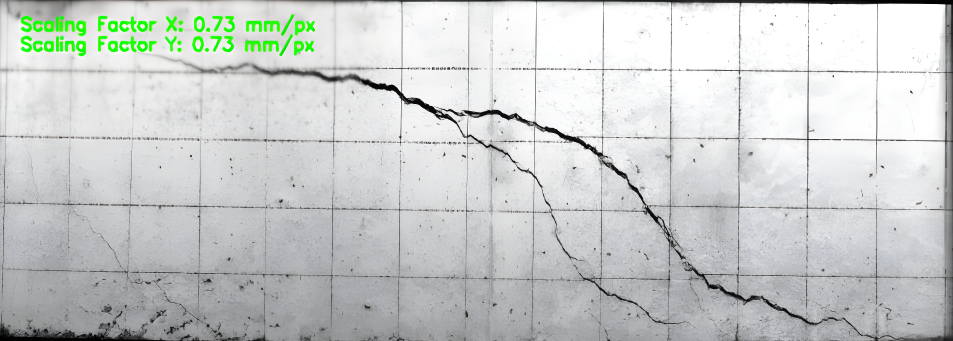
#> input picture testing_blurry.png, 1906 x 682 px (shown at 1/2 size)
$ python -i crack.py   (imports and definitions only)   (older library calls are emulated)
#> lines starting #> are read from the running program, lines starting #| are printed output that depends on the picture; after the words box and inside, x2 and y2 are one past the last pixel; in counts of white or black regions, pixels touching at a corner belong together
#> the answer given: .
#> further down, picture is the input picture: shape (682, 1906, 3); mean B, G, R 203.9, 205.3, 201.8
### scale_image.py


import base64
import requests
import cv2
import numpy as np
url = 'http://127.0.0.1:8000/api/v1/run_plugin_gen_image'
# [22 lines left out: function img_to_b64, not called in this run]

import base64


# [23 lines left out: function realesrgan_to_np, not called in this run]

def scale_image(img, scale):
    if (scale == 2 and img.shape[1] > 1800) or (scale == 4 and img.shape[1] > 3000):
        return img

    # Super-resolve
    img_b64 = img_to_b64(img)
    output = realesrgan_to_np(img_b64, scale)

    orig_h, orig_w = img.shape[:2]
    target_h, target_w = orig_h * scale, orig_w * scale

    # Force exact size
    output_h, output_w = output.shape[:2]
    if output_h != target_h or output_w != target_w:
        output = cv2.resize(output, (target_w, target_h), interpolation=cv2.INTER_LINEAR)
    print("TESTING SCALE_IMAGE()")
    return output
# img_b64 = img_to_b64("references/cropped_B.jpg")
# img = realesrgan_to_np(img_b64, 4)
# cv2.imwrite("references/cropped_B_scaled4.jpg", img)

### crack.py
##############################################################################
                        # LIBRARY IMPORTS
##############################################################################
#remove previous overlays
# min /max area
# blurry in dataset c
# cracks going out
import cv2
import numpy as np
import math
import os
import re
import threading
import subprocess
import atexit
import tkinter as tk
from tkinter import messagebox, simpledialog
from tkinter import filedialog
from crack_analysis import CrackAnalyse
from crack_visualization import visualize_crack_overlay
from skeleton_refine import refine_skeleton_preserve_widths

from utils import (getBinaryImage, resize_image, extract_deepcracks,
                   overlay_binary_images, make_tiles_fixed_size,
                   run_inference, join_tiles_after_inference,
                   crack_segmentation_dir_string as _unet_dir_string)
from remove_gridlines import remove_gridlines, intersect_masks
from scale_image import scale_image
from mask_tuning import MaskTuningUI
from reference_image_editor import ReferenceImageEditor
from gen_ref_mask import get_reference_path, create_reference as gen_ref_create_reference
##############################################################################
                        # GLOBAL VARIABLES & CONSTANTS
##############################################################################

user_prefered_window_h = None
user_prefered_window_w = None

_clean_image = None
_clean_crack_image_on_bright = None
_legend_clean_snapshot = None   # snapshot of image just before legend is drawn (for erasure)

make_reference_image = False
NUM_SCALING_IMAGES = 13
image_files = []
current_image_index = 0
original_image = None
reference_image = None
image = None
crack_image_on_bright = None
zoom_factor = 10
is_zoomed = False
mouse_x, mouse_y = 0, 0
distance_mode = False
compute_cell_area_mode = False
polygon_mode = False
clicked_points = []
polygon_points = []
roi_x1, roi_y1 = 0, 0
small_box_size_mm = 100
scaling_factor_width = False
scaling_factor_height = False
distance_text = ""
grid_spacing_mm = 100
drag_start = None
drag_end = None
highlighted_cell = None
disable_cache = False  # Set to True to disable caching
displacement_x = 0.0
binary_mask = None
org_binary_mask = None
unet_binary_mask = None
contrast_value = 0.08
threshold_value = 23
scale_image_factor = 2

grid_mask_thickness = 3
activate_grid_mask_recreation = False

#############################################################################
                        # HELPER FUNCTIONS
##############################################################################

# ✅ NEW: Cache management functions
# [69 lines left out: functions clear_all_caches, print_cache_status, run_parallel_pipeline, draw_transparent_rectangle, not called in this run]

def perspective_correction(img, contour):
    epsilon = 0.05 * cv2.arcLength(contour, True)
    approx = cv2.approxPolyDP(contour, epsilon, True)
    if len(approx) == 4:
        pts = sorted(np.squeeze(approx), key=lambda x: (x[1], x[0]))
        pts1 = np.float32([pts[0], pts[1], pts[3], pts[2]])
        width, height = 100, 100
        pts2 = np.float32([[0, 0], [width, 0], [width, height], [0, height]])
        matrix = cv2.getPerspectiveTransform(pts1, pts2)
        return cv2.warpPerspective(img, matrix, (width, height))
    return None

# [122 lines left out: functions detect_scaling_factors_in_image_for_debug, detect_scaling_factors_in_image, numeric_key, compute_average_scaling_factor_for_folder, set_displacement, not called in this run]
# Function to convert displacement in mm to pixels using scaling factor
def convert_displacement_to_pixels(displacement_mm, scaling_factor):
    return int(displacement_mm / scaling_factor)


##############################################################################
                        # LOAD IMAGE FUNCTIONS
##############################################################################
# [69 lines left out: functions select_reference_image, load_folder, not called in this run]
_image_loading = False
# [22 lines left out: function load_image, not called in this run]

def reset_main_image(new_img):
    global image
    image = new_img
    process_image()

##############################################################a################
                        # IMAGE PROCESSING FUNCTIONS
##############################################################################

# [194 lines left out: functions remove_grid_lines_fallback, apply_lab_brightness, detect_cracks_no_area_good, get_binary_image_of_cracks, draw_contours_on_img, detect_cracks_no_area and 1 more, not called in this run]

##############################################################################
                        # OPTIMIZATION CACHING
##############################################################################
# Cache processed results to avoid recomputation
_grid_removal_cache = {}
_crack_detection_cache = {}

def _get_cache_key(img_path, params):
    """Generate cache key based on image path and parameters."""
    return (img_path, tuple(sorted(params.items())))

# [6 lines left out: function clear_cache, not called in this run]

##############################################################################
                        # OPTIMIZED IMAGE PROCESSING
##############################################################################

def process_image(debug=False):
#> called with debug = False
    global image, crack_image_on_bright, scaling_factor_width, scaling_factor_height
    global _grid_removal_cache, _crack_detection_cache, unet_binary_mask

    # ✅ OPTIMIZATION 1: Skip scaling factor detection after first pass
    if current_image_index < NUM_SCALING_IMAGES and current_image_index == 0:
        gray = cv2.cvtColor(image, cv2.COLOR_BGR2GRAY)
        gray = cv2.equalizeHist(gray)
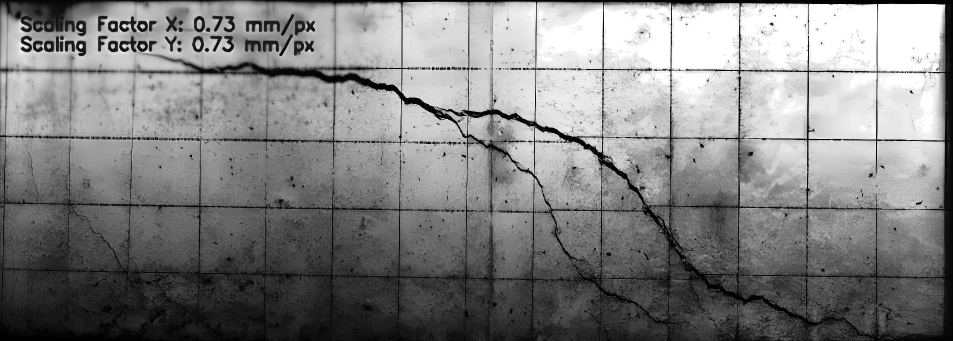
#> gray: shape (682, 1906) (shown at 1/2 size); min 0, max 255, mean 129
        blurred = cv2.GaussianBlur(gray, (5,5), 0)
        adaptive_thresh = cv2.adaptiveThreshold(blurred, 255, cv2.ADAPTIVE_THRESH_GAUSSIAN_C,
                                                  cv2.THRESH_BINARY_INV, 11, 2)
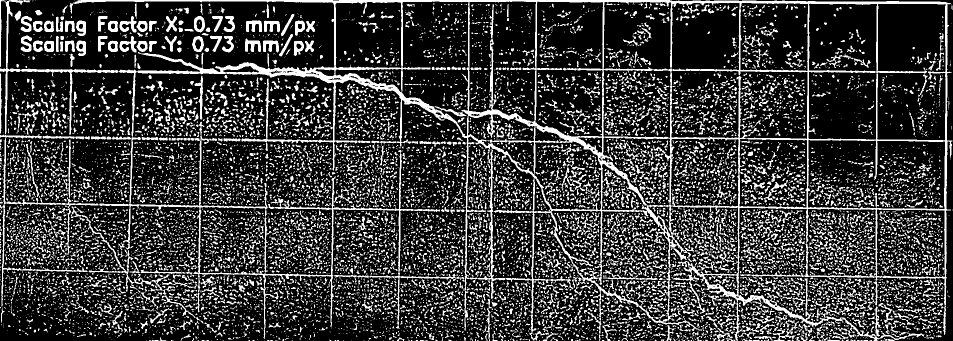
#> adaptive_thresh: shape (682, 1906) (shown at 1/2 size); 22.9% white; 13546 white regions (10674 under 20 px)
        contours, _ = cv2.findContours(adaptive_thresh, cv2.RETR_TREE, cv2.CHAIN_APPROX_SIMPLE)
#> contours = 13787 contours, 12334 with area under 20; largest, box (x1, y1, x2, y2) and area: (146, 0, 1905, 682) 755424, (260, 143, 935, 562) 212308, (1615, 279, 1891, 419) 36668, (1753, 7, 1892, 282) 36630, (1342, 140, 1616, 279) 35762
        for contour in contours:
            x, y, w, h = cv2.boundingRect(contour)
            aspect_ratio = w / float(h)
            area = cv2.contourArea(contour)
            if 0.9 < aspect_ratio < 1.1 and 1000 < area < 20000:
                corrected_box = perspective_correction(gray, contour)
#> this loop made 13787 passes
#> (contour, x, y, w, h, aspect_ratio, area) on passes 1, 2, 6: ([[1765, 681], [1768, 681]], 1765, 681, 4, 1, 4, 0), ([[1386, 681], [1387, 681]], 1386, 681, 2, 1, 2, 0), ([[727, 681], [728, 681]], 727, 681, 2, 1, 2, 0)

    if scale_image_factor > 1:
        image = scale_image(image, 2)
    # ✅ OPTIMIZATION 2: Cache text rendering (only render once per session)
    if scaling_factor_width and scaling_factor_height:
        cv2.putText(image, f'Scaling Factor X: {scaling_factor_width:.2f} mm/px', (20,30),
                    cv2.FONT_HERSHEY_SIMPLEX, 0.6, (0,255,0), 2)
        cv2.putText(image, f'Scaling Factor Y: {scaling_factor_height:.2f} mm/px', (20,50),
                    cv2.FONT_HERSHEY_SIMPLEX, 0.6, (0,255,0), 2)

    # ✅ OPTIMIZATION 3: Cache grid removal results
#> (the run stopped early here; a loop or call above may not have finished)
